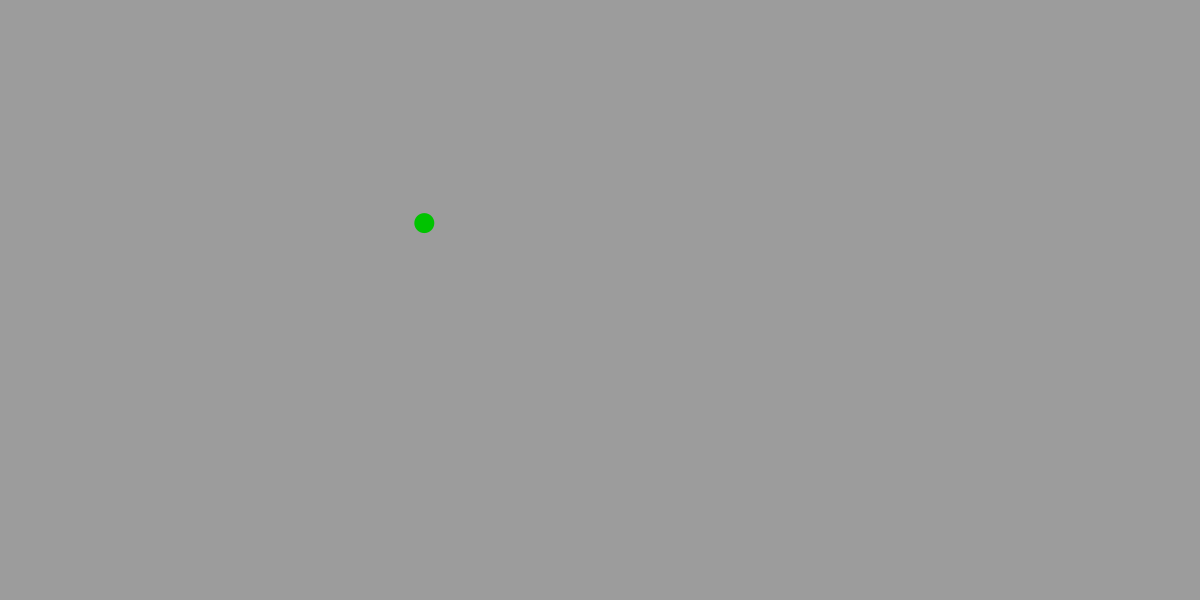
Frame 1 (no input)
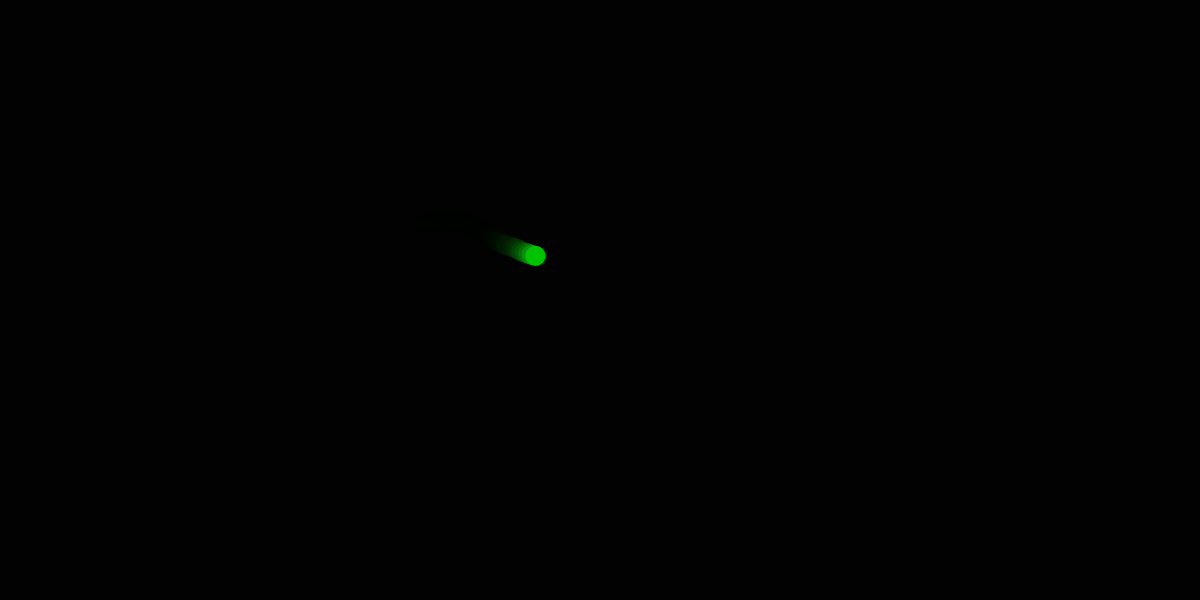
Frame 60 (the mouse pressed at the canvas centre just before this capture)
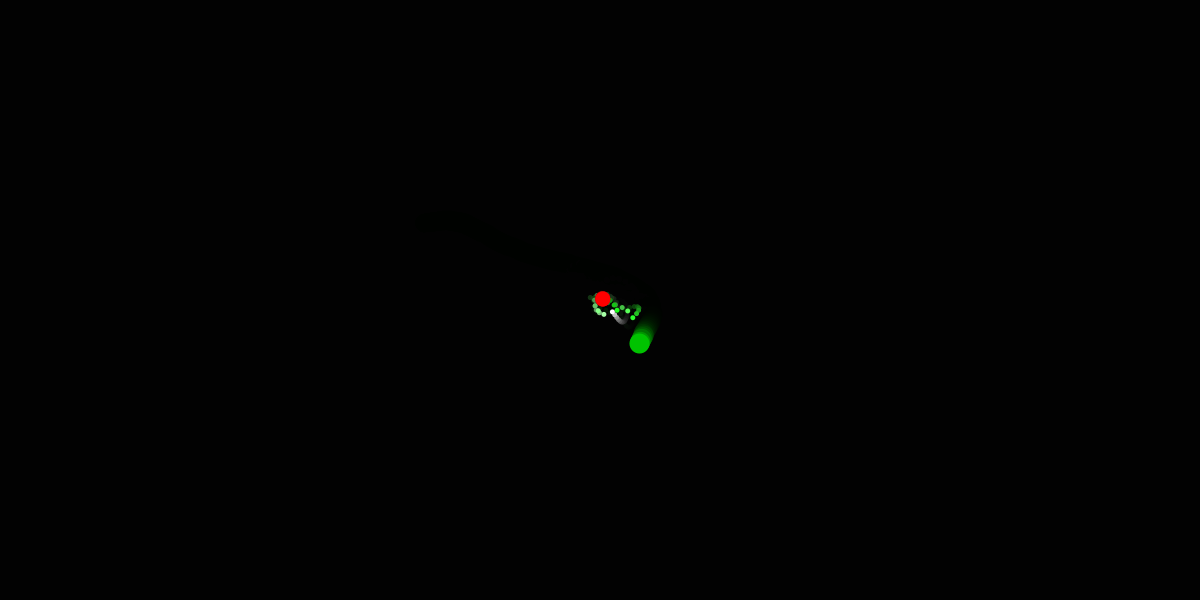
Frame 120 (the mouse held since frame 60 and released just before this capture)

The Processing sketch that drew these frames (run headless with seeded random() and noise(); from frame 60 on, the mouse is pressed at the canvas centre):

// Processing sketch: processing_125589
// ── processing_125589.pde

ArrayList<DroneSystem> dsystem;
float w1=random(5), w2=random(5);
PVector target;
float r=.003;
void setup(){
  frameRate(60);
  size(1200,600);
  noStroke();
  dsystem = new ArrayList<DroneSystem>();
}


void draw(){
   
   target = new PVector(noise(w1)*width,noise(w2)*height);
   fill(0,255,0);
   w1+=r;
   w2+=r;
   ellipse(target.x,target.y,20,20);
    
  fill(0,60);
  rect(0,0,width,height);
  for (DroneSystem ds : dsystem){
    ds.separate(dsystem);
    ds.rund();
  }
}

void mousePressed() {
  dsystem.add(new DroneSystem(new PVector(mouseX,mouseY)));
}



class Drone{
  PVector location, velocity, acceleration, qloc, qvel;
  float maxspeed=15;
  float lifetime;
  int gathered;
  
  Drone(PVector loc){
    location = loc.get();
    velocity = new PVector(random(-7,7),random(-7,7));
    acceleration = new PVector(0,0);
    qloc= loc.get();
    qvel = new PVector(0,0);
    lifetime = random(180,240);
  }
  void run(){
orbit();
    display();
    seek(target);
  }
  void seek(PVector target){
    PVector desired = PVector.sub(target, location);
    desired.normalize();
    desired.div(1.5);
    desired.div(desired.magSq());
    velocity.add(desired);
    lifetime --;
   
  }
  
  void orbit(){
     acceleration.x=qloc.x-location.x;
     acceleration.y=qloc.y-location.y;
  }
  void display(){
    PVector gathercheck = location.get();
    gathercheck.sub(target);
    if(gathercheck.mag()<10){
      gathered+=15;
    }
    acceleration.normalize();
    acceleration.mult(2);
    velocity.add(acceleration);
    location.add(velocity);
    fill(255-gathered,255,255-gathered); 
    ellipse(location.x,location.y,5,5);
    if(velocity.mag()>maxspeed){
      velocity.mult(.95);
    }
    acceleration.mult(0);
  }
  
  boolean isDead() {
    if (lifetime < 0.0) {
      return true;
    } else {
      return false;
    }
  }
}
class DroneSystem {

  ArrayList<Drone> drones;
  PVector origin, PositionQ1, VelocityQ1, AccelerationQ1;
  int dronecount=0;

  DroneSystem(PVector d) {
    drones = new ArrayList<Drone>();
    origin = d.get();
    for (int i = 0; i < 6; i++) {
      drones.add(new Drone(origin));
      dronecount++;
    }
    VelocityQ1= new PVector(0,0);
    AccelerationQ1 = new PVector(0,0);
  }
  

  void rund(){
    count();
    if(dronecount<5){
      addDrone();
      dronecount ++;
    }
    wander(target);
  }
  
  void wander(PVector target){
    PVector desired = PVector.sub(target, origin);
    desired.normalize();
    desired.div(1);
    desired.div(desired.magSq());
    VelocityQ1.add(desired);
    
    fill(255,0,0);
     ellipse(origin.x, origin.y, 15, 15);
     if(origin.x>width){
        VelocityQ1.x=-15;
      }
      if(origin.x<0){
      VelocityQ1.x=15;
      }
      if(origin.y>height){
        VelocityQ1.y=-15;
      }
      if(origin.y<0){
        VelocityQ1.y=15;
      }
    VelocityQ1.normalize();
    VelocityQ1.div(10);
    origin.add(VelocityQ1);;
  }
  
  void separate (ArrayList<DroneSystem> dsystem) {
    float desiredseparation = 65;
    PVector sum = new PVector();
    int count = 0;
    for (DroneSystem other : dsystem) {
      float d = PVector.dist(origin, other.origin);
      if ((d > 0) && (d < desiredseparation)) {
        PVector diff = PVector.sub(origin, other.origin);
        diff.normalize();
        diff.div(d);
        sum.add(diff);
        count++;        
      }
    }
    if (count > 0) {
      sum.div(count);
      sum.normalize();
      sum.mult(15);
      PVector steer = PVector.sub(sum, VelocityQ1);
      steer.limit(.1);      
      VelocityQ1.add(steer);
      origin.add(VelocityQ1);
    }
  }
  
  void count() {
    for (int i = drones.size()-1; i >= 0; i--) {
      Drone dr = drones.get(i);
      dr.run();
      if (dr.isDead()) {
        drones.remove(i);
        dronecount--;
      }
    }
  }

  void addDrone() {
      drones.add(new Drone(origin));
      
  }
}
